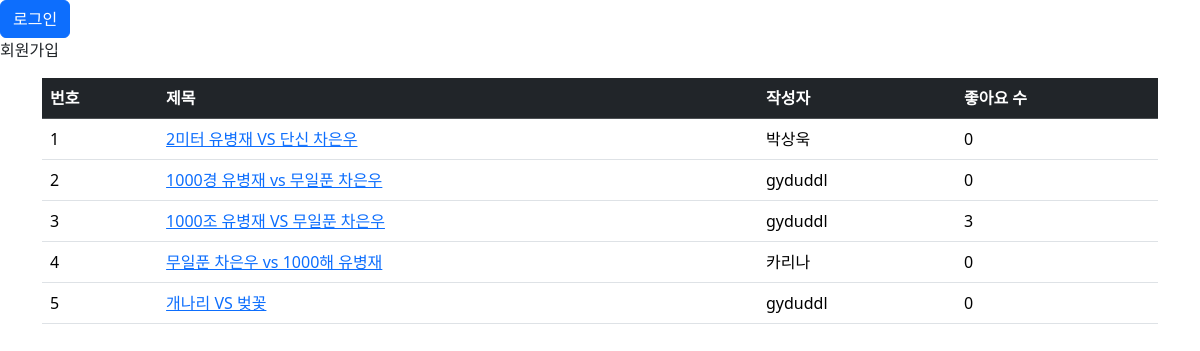
Screenshot of /polls/ with the database file from the repository.
### polls/models.py (models this page shows, shortened)
class Question(models.Model):
    user = models.ForeignKey(settings.AUTH_USER_MODEL, on_delete=models.CASCADE, default=1)
    like_users = models.ManyToManyField(settings.AUTH_USER_MODEL, related_name='like_articles')
    question_Text = models.CharField(max_length=200)
    pub_date = models.DateTimeField('date published')

### polls/views.py (the view)
# urls.py: path('', views.index, name='index'),
def index(request): # 메인 페이지
    latest_question_list = Question.objects.order_by('-pub_date')[:5]
    context = {'latest_question_list': latest_question_list}
    return render(request, 'polls/index.html', context)

### templates/polls/index.html
{% extends 'base.html' %} {% block content %} {% if user.is_authenticated %}
<a href="/polls/new/" class="btn btn-primary">Create페이지로 이동하기</a>
<a href="{% url 'polls:mypage' %}" class="btn btn-primary">마이페이지 이동하기</a>
<a href="{% url 'common:logout' %}" class="btn btn-primary">{{ user.username }} (로그아웃)</a>
{% else %}
<a href="{% url 'common:login' %}" class="btn btn-primary">로그인</a>
<a class="nav-link" href="{% url 'common:signup' %}">회원가입</a>
{% endif %}
<div class="container my-3">
    <table class="table">
        <thead>
            <tr class="table-dark">
                <th>번호</th>
                <th>제목</th>
                <th>작성자</th>
                <th>좋아요 수</th>
            </tr>
        </thead>
        <tbody>
            {% if latest_question_list %} {% for question in latest_question_list %}
            <tr>
                <td>{{ forloop.counter }}</td>
                <td><a href="{% url 'polls:detail' question.id %}">{{ question.question_Text }}</a></td>
                <td>{{ question.user }}</td>
                <td>{{ question.like_users.all|length }}</td>
            </tr>
            {% endfor %} {% else %}
            <tr>
                <td colspan="3">질문이 없습니다.</td>
            </tr>
            {% endif %}
        </tbody>
    </table>
</div>
{% endblock %}

### rows the page displays
Question: question_Text "2미터 유병재 VS 단신 차은우", user "박상욱", like_users.all|length "0"
Question: question_Text "1000경 유병재 vs 무일푼 차은우", user "gyduddl", like_users.all|length "0"
Question: question_Text "1000조 유병재 VS 무일푼 차은우", user "gyduddl", like_users.all|length "3"
Question: question_Text "무일푼 차은우 vs 1000해 유병재", user "카리나", like_users.all|length "0"
Question: question_Text "개나리 VS 벚꽃", user "gyduddl", like_users.all|length "0"
